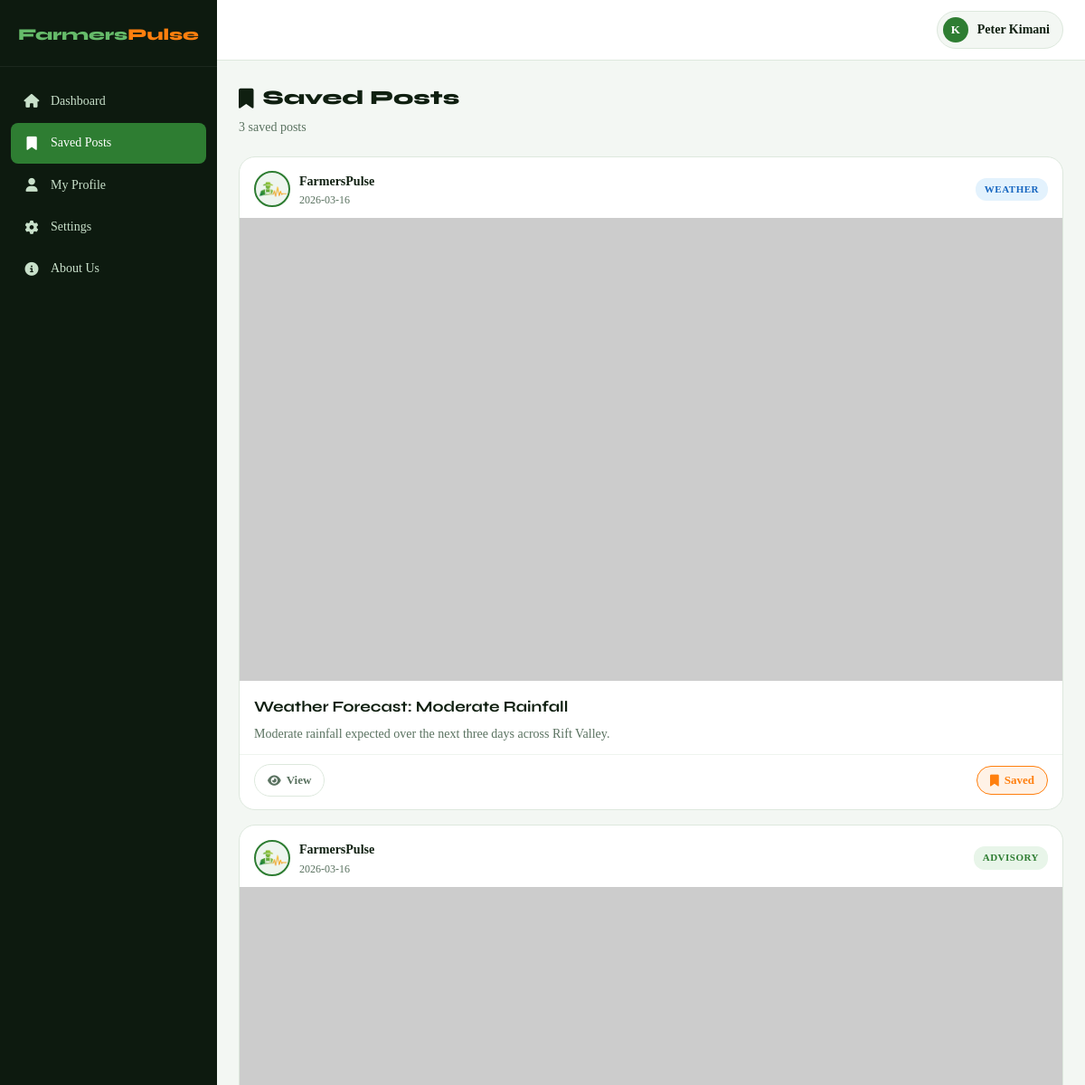
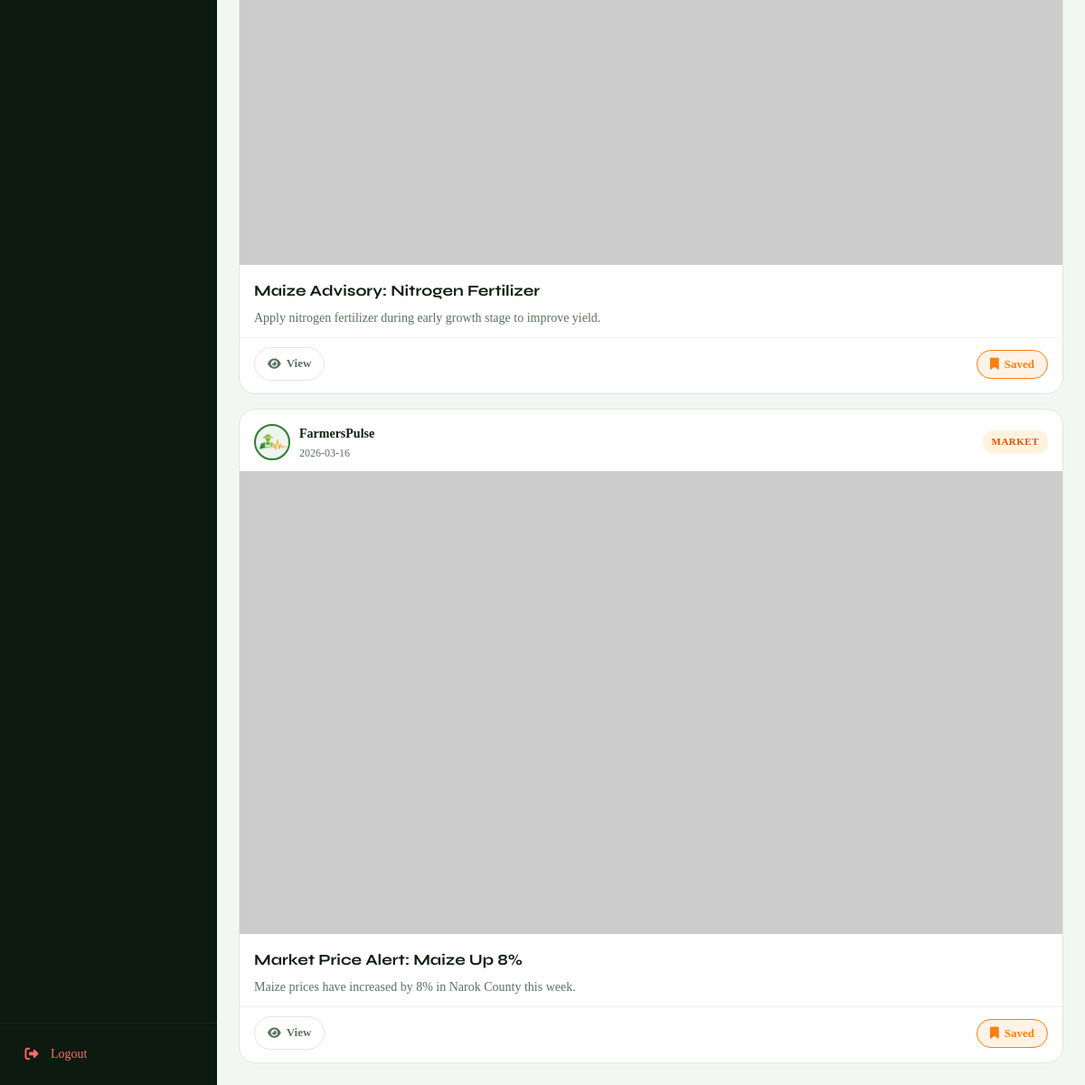
Screenshot of /saved (signed in) with the database file from the repository (2 pictures, top to bottom).
### tables this page shows
CREATE TABLE users (
        id INTEGER PRIMARY KEY AUTOINCREMENT,
        username TEXT UNIQUE NOT NULL,
        email TEXT UNIQUE NOT NULL,
        password TEXT NOT NULL,
        role TEXT DEFAULT 'farmer',
        full_name TEXT DEFAULT '',
        phone TEXT DEFAULT '',
        county TEXT DEFAULT '',
        crop_types TEXT DEFAULT '',
        farm_size TEXT DEFAULT '',
        bio TEXT DEFAULT '',
        profile_pic TEXT DEFAULT '',
        is_active INTEGER DEFAULT 1,
        is_banned INTEGER DEFAULT 0,
        ban_reason TEXT DEFAULT '',
        created_at TEXT DEFAULT (datetime('now')),
        last_login TEXT
    );

CREATE TABLE posts (
        id INTEGER PRIMARY KEY AUTOINCREMENT,
        title TEXT NOT NULL,
        short_text TEXT NOT NULL,
        full_text TEXT DEFAULT '',
        image_url TEXT DEFAULT '',
        category TEXT DEFAULT 'advisory',
        tags TEXT DEFAULT '',
        target_crops TEXT DEFAULT '',
        target_counties TEXT DEFAULT '',
        source TEXT DEFAULT 'manual',
        is_published INTEGER DEFAULT 1,
        is_pinned INTEGER DEFAULT 0,
        user_id INTEGER NOT NULL,
        created_at TEXT DEFAULT (datetime('now')),
        updated_at TEXT DEFAULT (datetime('now'))
    );

### app.py (the view)
@app.route("/saved")
@login_required
def saved_posts():
    uid=session["user_id"]; conn=get_db()
    saves=conn.execute("SELECT p.* FROM posts p JOIN saved_posts s ON p.id=s.post_id WHERE s.user_id=? ORDER BY s.created_at DESC",(uid,)).fetchall()
    conn.close(); return render_template("saved_posts.html",posts=saves)

### app.py (called while the page is built)
def get_db():
    if not os.path.exists("database"):
        os.makedirs("database")
    conn = sqlite3.connect(DATABASE)
    conn.row_factory = sqlite3.Row
    conn.execute("PRAGMA foreign_keys = ON")
    return conn

def login_required(f):
    @wraps(f)
    def dec(*a,**k):
        if "user_id" not in session: return redirect(url_for("login"))
        return f(*a,**k)
    return dec

def current_user():
    if "user_id" not in session: return None
    conn=get_db(); u=conn.execute("SELECT * FROM users WHERE id=?",(session["user_id"],)).fetchone(); conn.close(); return u

@app.context_processor
def inject_globals():
    u=current_user(); unread=0; pending_ai=0; unread_feedback=0
    if u:
        conn=get_db()
        unread=conn.execute("SELECT COUNT(*) FROM notifications WHERE user_id=? AND is_read=0",(u["id"],)).fetchone()[0]
        if u["role"]=="admin":
            pending_ai=conn.execute("SELECT COUNT(*) FROM posts WHERE is_published=0 AND source='ai_model'").fetchone()[0]
            unread_feedback=conn.execute("SELECT COUNT(*) FROM feedback WHERE status='unread'").fetchone()[0]
        conn.close()
    return dict(current_user=u,unread_count=unread,pending_ai_count=pending_ai,unread_feedback=unread_feedback)

### templates/saved_posts.html (shortened to what this page needs)
{% extends "base.html" %}
{% block body_class %}farmer-body{% endblock %}
{% block content %}
<div class="fp-layout">
  <aside class="fp-sidebar" id="sidebar">
    <div class="sidebar-logo"><span class="logo-green">Farmers</span><span class="logo-orange">Pulse</span></div>
    <nav class="sidebar-nav">
      <a href="{{ url_for('dashboard') }}" class="nav-item"><i class="fas fa-home"></i><span>Dashboard</span></a>
      <a href="{{ url_for('saved_posts') }}" class="nav-item active"><i class="fas fa-bookmark"></i><span>Saved
          Posts</span></a>
      <a href="{{ url_for('profile', user_id=current_user.id) }}" class="nav-item"><i class="fas fa-user"></i><span>My
          Profile</span></a>
      <a href="{{ url_for('edit_profile') }}"
        class="nav-item {% if request.endpoint=='edit_profile' %}active{% endif %}"><i
          class="fas fa-cog"></i><span>Settings</span></a>
      <a href="{{ url_for('about') }}"
        class="nav-item {% if request.endpoint in ['about','feedback'] %}active{% endif %}"><i
          class="fas fa-circle-info"></i><span>About Us</span></a>
    </nav>
    <div class="sidebar-footer"><a href="{{ url_for('logout') }}" class="nav-item logout-item"><i
          class="fas fa-sign-out-alt"></i><span>Logout</span></a></div>
  </aside>
  <div class="fp-main">
    <header class="fp-topnav">
      <div class="topnav-right">
        <a href="{{ url_for('profile', user_id=current_user.id) }}" class="user-chip">
          {% if current_user['profile_pic'] %}<img
            src="{{ url_for('static', filename='uploads/' + current_user['profile_pic']) }}" alt="">{% else %}<div
            class="avatar-initials">{{ current_user['username'][0].upper() }}</div>{% endif %}
          <span>{{ current_user['full_name'] or current_user['username'] }}</span>
        </a>
      </div>
    </header>
    <div class="fp-content">
      <div class="feed-column">
        <div class="page-header">
          <h2><i class="fas fa-bookmark"></i> Saved Posts</h2>
          <p>{{ posts|length }} saved posts</p>
        </div>
        {% for post in posts %}
        <article class="post-card" data-post-id="{{ post['id'] }}">
          <div class="post-meta">
            <div class="post-author">
              <div class="avatar-sm">
                <img src="/static/images/FarmersPulse_logo.png" alt="FarmersPulse Logo">
              </div>
              <div><strong>FarmersPulse</strong><span>{{ post['created_at'][:10] }}</span></div>
            </div>
            <span class="post-category cat-{{ post['category'] or 'general' }}">{{ post['category'] or 'General'
              }}</span>
          </div>
          {% if post['image_url'] %}<a href="{{ url_for('post_detail', post_id=post['id']) }}"><img
              src="{{ post['image_url'] }}" alt="{{ post['title'] }}" class="post-image" loading="lazy"></a>{% endif %}
          <div class="post-body">
            <h3 class="post-title"><a href="{{ url_for('post_detail', post_id=post['id']) }}">{{ post['title'] }}</a>
            </h3>
            <p style="font-size:14px;color:var(--text-muted);margin-top:6px;">{{ post['short_text'] }}</p>
          </div>
          <div class="post-actions-bar">
            <div class="post-actions-left">
              <a href="{{ url_for('post_detail', post_id=post['id']) }}" class="action-btn"><i class="fas fa-eye"></i>
                View</a>
            </div>
            <button class="action-btn save-btn saved" onclick="savePost({{ post['id'] }},this)"><i
                class="fas fa-bookmark"></i> Saved</button>
          </div>
        </article>
        {% else %}
        <div class="empty-state"><i class="fas fa-bookmark"></i>
          <h3>No saved posts</h3>
          <p>Tap the bookmark icon on any post to save it here.</p><a href="{{ url_for('dashboard') }}"
            class="btn-primary-sm" style="margin-top:16px;display:inline-flex;">Browse Posts</a>
        </div>
        {% endfor %}
      </div>
    </div>
  </div>
</div>
{% endblock %}

### rows the page displays
users: username "K", full_name "Peter Kimani"
posts: created_at "2026-03-16", category "WEATHER", title "Weather Forecast: Moderate Rainfall", short_text "Moderate rainfall expected over the next three days across Rift Valley."
posts: created_at "2026-03-16", category "ADVISORY", title "Maize Advisory: Nitrogen Fertilizer", short_text "Apply nitrogen fertilizer during early growth stage to improve yield."
posts: created_at "2026-03-16", category "MARKET", title "Market Price Alert: Maize Up 8%", short_text "Maize prices have increased by 8% in Narok County this week."

### other values shown
{{ posts|length }} "3"
